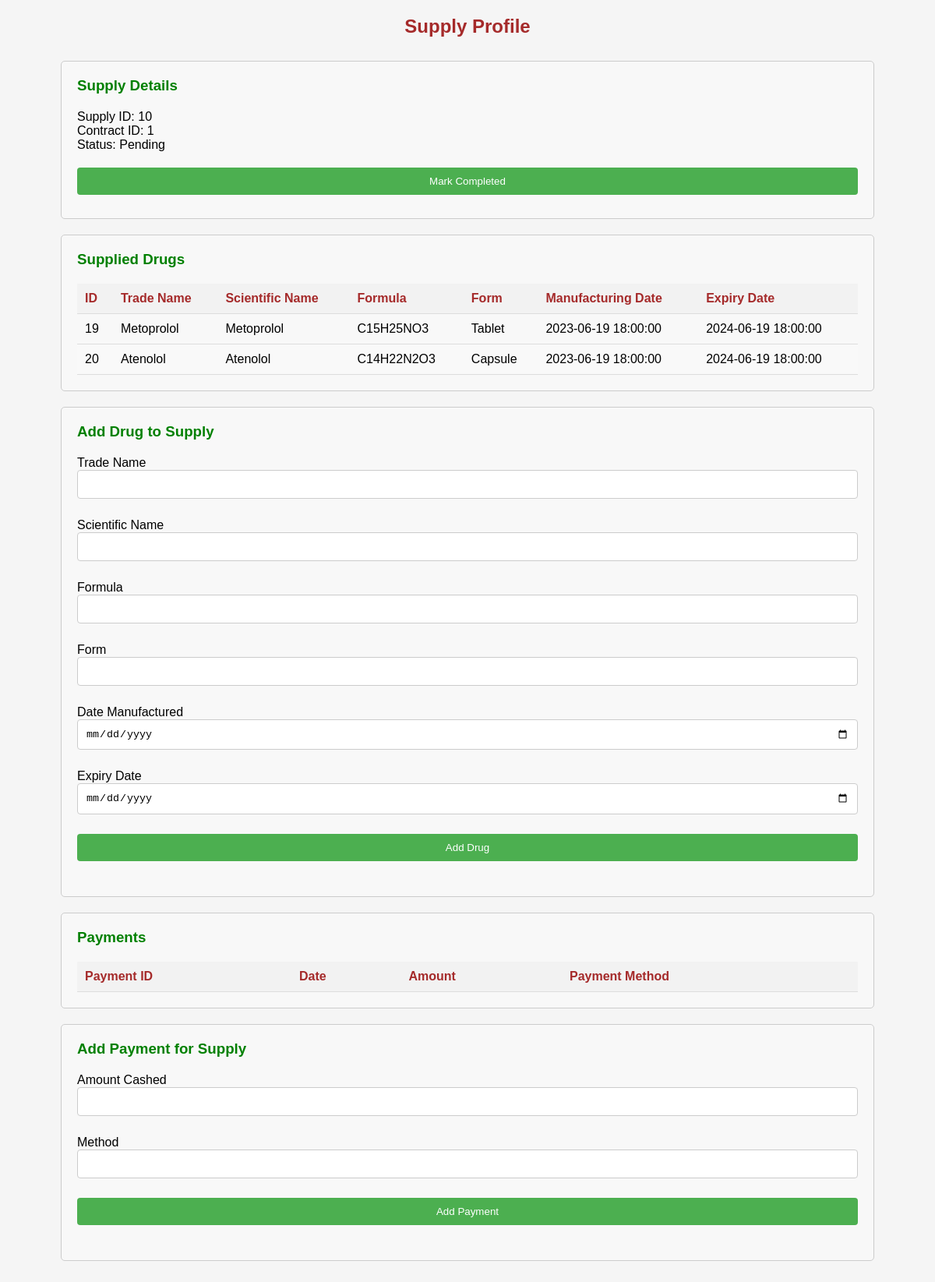
The app's page /profiles/supplyProfile.php?supplyId=10 (signed in) with its own data.
### tables this page shows
CREATE TABLE `supply` (
  `supplyId` int(11) NOT NULL,
  `contractId` int(11) DEFAULT NULL,
  `dateCreated` timestamp NOT NULL DEFAULT current_timestamp(),
  `status` varchar(32) DEFAULT NULL
);

CREATE TABLE `drug` (
  `drugId` int(11) NOT NULL AUTO_INCREMENT,
  `tradeName` varchar(128) NOT NULL,
  `scientificName` varchar(255) NOT NULL,
  `formula` varchar(255) NOT NULL,
  `form` varchar(128) NOT NULL,
  `dateManufactured` timestamp NOT NULL DEFAULT current_timestamp() ON UPDATE current_timestamp(),
  `expiryDate` timestamp NOT NULL DEFAULT '0000-00-00 00:00:00',
  `supplyId` int(11) DEFAULT NULL,
  `imagePath` varchar(255),  
  `category` varchar(255), 
  PRIMARY KEY (`drugId`)
);

### configuration.php (called while the page is built)
<?php
$config = [
	'db_host' => 'localhost',
	'db_username' => 'root',
	'db_password' => '',
	'db_name' => 'drug_dispenser'
];
?>

### database.php (called while the page is built, shortened)
<?php
class Database {
	private $host;
	private $username;
	private $password;
	private $database;
	private $connection;
	public function __construct() {
		require_once 'configuration.php';
		$this->host = $config['db_host'];
		$this->username = $config['db_username'];
		$this->password = $config['db_password'];
		$this->database = $config['db_name'];
	}
	private function connect() {
		$this->connection = new mysqli($this->host, $this->username, $this->password, $this->database);
	}
	public function queryData($query, $values) {
		if (count($values) > 0) {
			$statement = $this->connection->prepare($query);
			$statement->bind_param(str_repeat('s', count($values)), ...$values);
			$statement->execute();
			$result = $statement->get_result();
			$rows = $result->fetch_all(MYSQLI_ASSOC);
		} else {
			$result = $this->connection->query($query);
			$rows = $result->fetch_all(MYSQLI_ASSOC);
		}
		return $rows;
	}
}
?>

### profiles/supplyProfile.php (the view, shortened to what this page needs)
<?php
require_once('../database.php');
if (isset($_GET['supplyId'])) {
	$supplyId = $_GET['supplyId'];
} else {
	echo "Error: Supply ID not provided.";
	exit;
}
$db = new Database();
$query = "SELECT * FROM supply WHERE supplyId = ?";
$values = array($supplyId);
$supplyData = $db->queryData($query, $values);
$supply = $supplyData[0];
$query = "SELECT * FROM drug WHERE supplyId = ?";
$values = array($supplyId);
$suppliedDrugs = $db->queryData($query, $values);
?>
<!DOCTYPE html>
<html>
	<head>
		<link rel="stylesheet" type="text/css" href="../administrator/styles.css">
		<link rel="stylesheet" type="text/css" href="styles.css">
	</head>
	<body>
		<h2>Supply Profile</h2>
		<div class = "container">
			<h3>Supply Details</h3>
			<p>Supply ID: <?php echo $supply['supplyId']; ?></p>
			<p>Contract ID: <?php echo $supply['contractId']; ?></p>
			<p>Status: <?php echo $supply['status']; ?></p>
			<?php if ($supply['status'] !== 'Completed'): ?>
				<form method="POST" action="">
					<input type="submit" name="markCompleted" value="Mark Completed">
				</form>
			<?php endif; ?>
		</div>
		<div class = "container">
			<h3>Supplied Drugs</h3>
			<table>
				<thead>
					<tr>
						<th>ID</th>
						<th>Trade Name</th>
						<th>Scientific Name</th>
						<th>Formula</th>
						<th>Form</th>
						<th>Manufacturing Date</th>
						<th>Expiry Date</th>
					</tr>
				</thead>
				<tbody>
					<?php foreach ($suppliedDrugs as $suppliedDrug): ?>
						<tr>
							<td><?php echo $suppliedDrug['drugId']; ?></td>
							<td><?php echo $suppliedDrug['tradeName']; ?></td>
							<td><?php echo $suppliedDrug['scientificName']; ?></td>
							<td><?php echo $suppliedDrug['formula']; ?></td>
							<td><?php echo $suppliedDrug['form']; ?></td>
							<td><?php echo $suppliedDrug['dateManufactured']; ?></td>
							<td><?php echo $suppliedDrug['expiryDate']; ?></td>
						</tr>
					<?php endforeach; ?>
				</tbody>
			</table>
		</div>
		<?php if ($supply['status'] !== 'Completed'): ?>
			<div class = "container">
				<h3>Add Drug to Supply</h3>
				<form method="POST" action="">
					<div class="form-group">
						<label for="tradeName">Trade Name</label>
						<br>
						<input type="text" name="tradeName" id="tradeName" required>
						<br>
					</div>
					<div class="form-group">
						<label for="scientificName">Scientific Name</label>
						<br>
						<input type="text" name="scientificName" id="scientificName" required>
						<br>
					</div>
					<div class="form-group">
						<label for="formula">Formula</label>
						<br>
						<input type="text" name="formula" id="formula" required>
						<br>
					</div>
					<div class="form-group">
						<label for="form">Form</label>
						<br>
						<input type="text" name="form" id="form" required>
						<br>
					</div>
					<div class="form-group">
						<label for="dateManufactured">Date Manufactured</label>
						<br>
						<input type="date" name="dateManufactured" id="dateManufactured" required>
						<br>
					</div>
					<div class="form-group">
						<label for="expiryDate">Expiry Date</label>
						<br>
						<input type="date" name="expiryDate" id="expiryDate" required>
						<br>
					</div>
					<div class="form-group">
						<input type="submit" name="addDrug" value="Add Drug">
					</div>
				</form>
			</div>
		<?php endif; ?>
		<div class = "container">
			<h3>Payments</h3>
			<table>
				<tr>
					<th>Payment ID</th>
					<th>Date</th>
					<th>Amount</th>
					<th>Payment Method</th>
				</tr>
			</table>
		</div>
		<?php if ($supply['status'] !== 'Completed'): ?>
		<div class = "container">
			<h3>Add Payment for Supply</h3>
			<form method="POST" action="">
				<div class="form-group">
					<label for="amountCashed">Amount Cashed</label>
					<br>
					<input type="number" name="amountCashed" id="amountCashed" required>
					<br>
				</div>
				<div class="form-group">
					<label for="method">Method</label>
					<br>
					<input type="text" name="method" id="method" required>
					<br>
				</div>
				<div class="form-group">
					<input type="submit" name="addPayment" value="Add Payment">
				</div>
			</form>
		</div>
<?php endif; ?>
	</body>
</html>

### administrator/styles.css (style rules this page uses)
body { font-family: Arial, sans-serif; margin: 0; background-color: #f8f8f8; padding: 0; }
.container { max-width: 90%; width: 90%; margin: 20px auto; padding: 20px; background-color: #f8f8f8; border-radius: 5px; }
h2 { color: green; }
table { width: 100%; border-collapse: collapse; }
th, td { padding: 10px; text-align: left; border-bottom: 1px solid #ddd; }
th { color: brown; }
th { background-color: #f2f2f2; }
tr:nth-child(even) { background-color: #f9f9f9; }

### profiles/styles.css (style rules this page uses)
* { margin: 0; padding: 0; box-sizing: border-box; }
body { font-family: Arial, sans-serif; background-color: #f5f5f5; padding: 20px; }
h2 { color: brown; text-align: center; margin-bottom: 30px; }
h3 { color: green; }
.container { border: 1px solid #ccc; }
.container h3 { margin-bottom: 20px; }
.container form { margin-top: 20px; }
.container input, .container select { width: 100%; padding: 10px; margin-bottom: 10px; border-radius: 4px; border: 1px solid #ccc; }
.container input[type="submit"] { background-color: #4caf50; color: #fff; border: none; cursor: pointer; }
.form-group { margin-bottom: 15px; }

### records on screen
supply: supplyId "10", contractId "1", status "Pending"
drug: drugId "19", tradeName "Metoprolol", scientificName "Metoprolol", formula "C15H25NO3", form "Tablet", dateManufactured "2023-06-19 18:00:00", expiryDate "2024-06-19 18:00:00"
drug: drugId "20", tradeName "Atenolol", scientificName "Atenolol", formula "C14H22N2O3", form "Capsule", dateManufactured "2023-06-19 18:00:00", expiryDate "2024-06-19 18:00:00"
